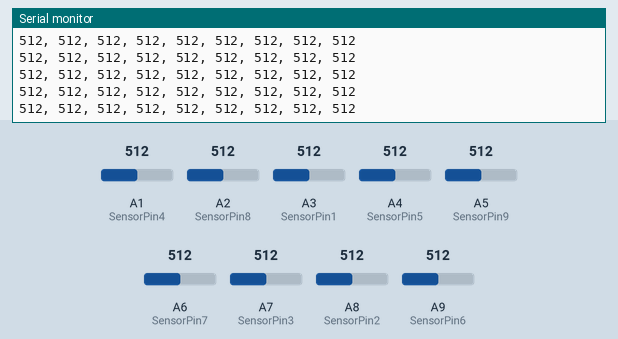
Recording of a sketch running on a simulated Teensy 4. Shown: the last lines printed to the serial monitor. The test bench sets the inputs (shaded band); at power-on: A1 (SensorPin4) = 512, A2 (SensorPin8) = 512, A3 (SensorPin1) = 512, A4 (SensorPin5) = 512, A5 (SensorPin9) = 512, A6 (SensorPin7) = 512, A7 (SensorPin3) = 512, A8 (SensorPin2) = 512, A9 (SensorPin6) = 512.

Above: at 1.2 s.
1.3 s: A1 (SensorPin4) set to 716
At 2.3 s:
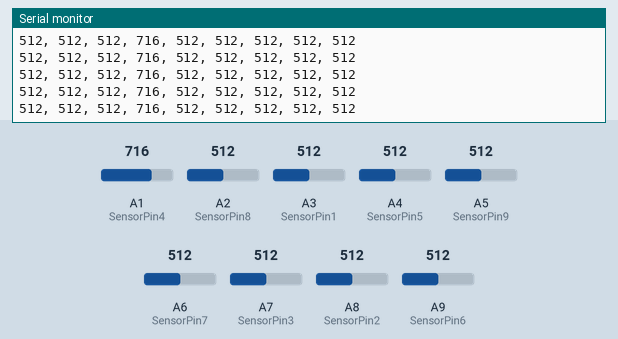
2.8 s: A2 (SensorPin8) set to 716
At 3.6 s:
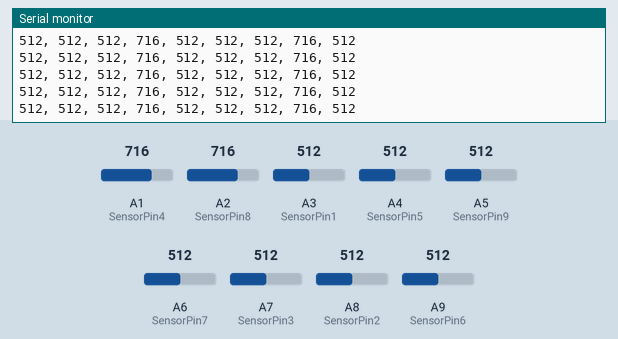
4.3 s: A3 (SensorPin1) set to 716
At 5.1 s:
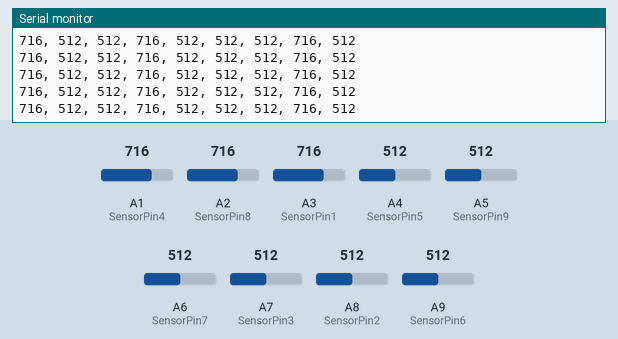

Measured:
- after the input at 1.3 s, the serial monitor: prints a new line at once (image 1)
- after the input at 2.8 s, the serial monitor: prints a new line at once (image 2)
- after the input at 4.3 s, the serial monitor: prints a new line at once (image 3)

The sketch:

Bongos_LatestBeta.ino
```cpp
//Required libraries
#include <Wire.h>
#include <stdio.h>

//constant sensor pins defined
#define SensorPin1 A3
#define SensorPin2 A8
#define SensorPin3 A7
#define SensorPin4 A1
#define SensorPin5 A4
#define SensorPin6 A9
#define SensorPin7 A6
#define SensorPin8 A2
#define SensorPin9 A5

const int threshold = 30;                         // Force value to compare against
int channel = 9;                                  // Defines the MIDI channel to send messages on

elapsedMillis timer = 0;                          // Millis timer

int note;                                         // Impact force values to send via MIDI channel

int prev_state[] = {0,0,0,0,0,0,0,0,0};           // Previous state Force value readings for all pin sensors (9)
int new_state[] = {0,0,0,0,0,0,0,0,0};            // New state Force value readings for all pin sensors (9)

void setup()
{
  Serial.begin(9600);
}

void loop()
{
  getCurrentState();                              // Determine location of the impact zone(s) and capture the force value readings

  if(timer > 180)                                 // Execute if timer is less than 180
  {
    check_drums();                                // Check Pot

    timer = 0;                                    // Reset timer to 0

     for (int i = 0; i < 9; i++)                  // Copy previous state force values to new state
     {
      prev_state[i] = new_state[i];
     }
  }
}                                                 // End Loop

void determineLocation()
{
  int number_of_sensors_triggered_Z1 = 0;                     // Track the number of sensors triggered in zone 1
  int number_of_sensors_triggered_Z2 = 0;                     // Track the number of sensors triggered in zone 2
  int number_of_sensors_triggered_Z3 = 0;                     // Track the number of sensors triggered in zone 3

  int zone2[] = {0,0,0,0};                                    // Array to track the 4 sensors in zone 2
  int zone3[] = {0,0,0,0};                                    // Array to track the 4 sensors in zone 3

  for (int x = 0; x < 4; x++)
  {
    zone2[x] = new_state[x+4] - prev_state[x+4];              // Zone 2 tracks the upper echelon of the sensor values ( > 3)
    zone3[x] = new_state[x] - prev_state[x];                  // Zone 3 tracks the lower echelon of the sensor values ( < 3)
  }

  for (int i = 0; i < 4; i++)
  {
    if (zone2[i] > threshold)                                 // Only trigger sensor values that are greater than the threshold
    {
       number_of_sensors_triggered_Z2+=1;
    }

    if (zone3[i] > threshold)                                 // Only trigger sensor values that are greater than the threshold
    {
       number_of_sensors_triggered_Z3+=1;
    }
  }

  if ((new_state[8] - prev_state[8]) > threshold )            // Zone 1 consists of only one sensor, so toggle between 0 and 1 if force value is greater than threshold
  {
    number_of_sensors_triggered_Z1 = 1;
  }

  if ((number_of_sensors_triggered_Z2 > 0) && (number_of_sensors_triggered_Z3 > 0) && (number_of_sensors_triggered_Z1 > 0))       // All 3 are triggered
  {
    note = 43;
    Serial.println("all 3");
  }

  if ((number_of_sensors_triggered_Z2 > 0) && (number_of_sensors_triggered_Z3 > 0) && (number_of_sensors_triggered_Z1 == 0))      // z2 and z3 are triggered
  {
    note = 39;
    Serial.println("z2 and z3");
  }

  if ((number_of_sensors_triggered_Z2 > 0) && (number_of_sensors_triggered_Z3 == 0) && (number_of_sensors_triggered_Z1 > 0))      // z2 and z1 are triggered
  {
    note = 41;
    Serial.println("z1 and z2");
  }

  if ((number_of_sensors_triggered_Z2 > 0) && (number_of_sensors_triggered_Z3 == 0) && (number_of_sensors_triggered_Z1 == 0))     // ONLY z2 is triggered
  {
    note = 40;
    Serial.println("z2");
  }

  if ((number_of_sensors_triggered_Z2 == 0) && (number_of_sensors_triggered_Z3 > 0) && (number_of_sensors_triggered_Z1 == 0))     // ONLY z3 is triggered
  {
    note = 38;
    Serial.println("z3");
  }

  if ((number_of_sensors_triggered_Z2 == 0) && (number_of_sensors_triggered_Z3 == 0) && (number_of_sensors_triggered_Z1 > 0))     // ONLY z1 is triggered
  {
    note = 42;
    Serial.println("z1");
  }

}

void getCurrentState()
{
  new_state[0] = analogRead(SensorPin1) >= threshold ? analogRead(SensorPin1) : 0;        //Read pin 1
  new_state[1] = analogRead(SensorPin2) >= threshold ? analogRead(SensorPin2) : 0;        //Read pin 2
  new_state[2] = analogRead(SensorPin3) >= threshold ? analogRead(SensorPin3) : 0;        //Read pin 3
  new_state[3] = analogRead(SensorPin4) >= threshold ? analogRead(SensorPin4) : 0;        //Read pin 4
  new_state[4] = analogRead(SensorPin5) >= threshold ? analogRead(SensorPin5) : 0;        //Read pin 5
  new_state[5] = analogRead(SensorPin6) >= threshold ? analogRead(SensorPin6) : 0;        //Read pin 6
  new_state[6] = analogRead(SensorPin7) >= threshold ? analogRead(SensorPin7) : 0;        //Read pin 7
  new_state[7] = analogRead(SensorPin8) >= threshold ? analogRead(SensorPin8) : 0;        //Read pin 8
  new_state[8] = analogRead(SensorPin9) >= threshold ? analogRead(SensorPin9) : 0;        //Read pin 9

  determineLocation();                                                                    //function call to determine which zones are being triggered

  //Print force values onto serial monitor
  Serial.print(new_state[0]);
  Serial.print(", ");
  Serial.print(new_state[1]);
  Serial.print(", ");
  Serial.print(new_state[2]);
  Serial.print(", ");
  Serial.print(new_state[3]);
  Serial.print(", ");
  Serial.print(new_state[4]);
  Serial.print(", ");
  Serial.print(new_state[5]);
  Serial.print(", ");
  Serial.print(new_state[6]);
  Serial.print(", ");
  Serial.print(new_state[7]);
  Serial.print(", ");
  Serial.print(new_state[8]);
  Serial.print('\n');
}

void check_drums()
{
  for(int n = 0; n < 9; n++)
  {
     if((new_state[n] - prev_state[n] > threshold) && (new_state[n] > 0))                 //If sensor is triggered (new state - prev state > 30)
     {
       int vel = map(new_state[n], 0, 1023, 0, 127);
       usbMIDI.sendNoteOn(note, vel, channel);                                            //MIDI Channel = 9, note = force value, velocity
     } else {
       usbMIDI.sendNoteOff(note, 0, channel);
     }
  }
}
```
